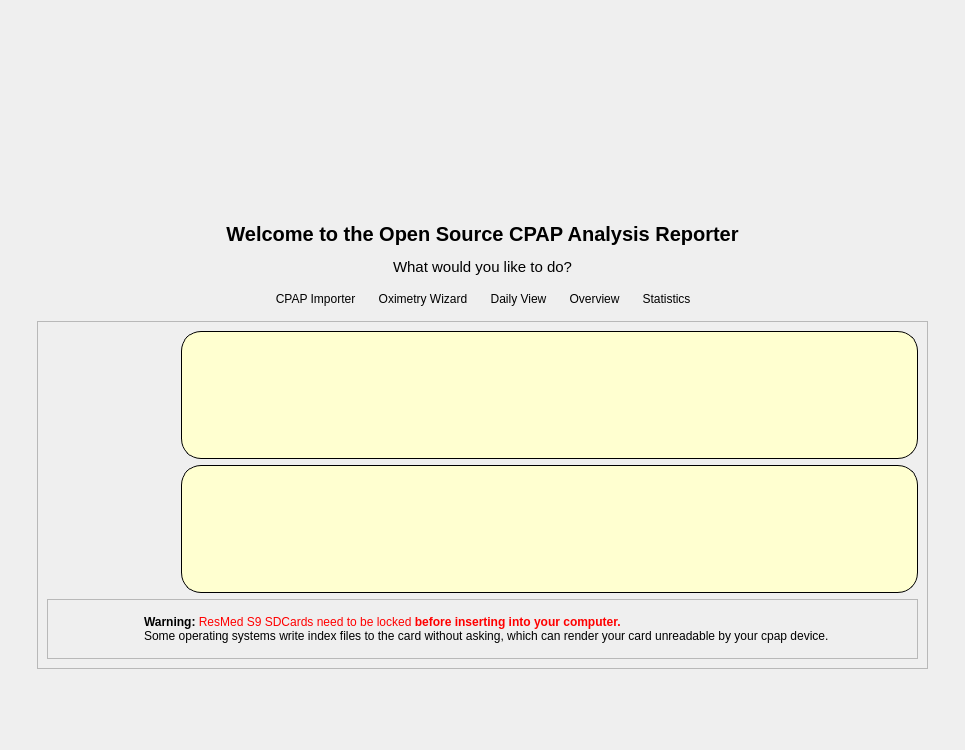
<?xml version="1.0" encoding="UTF-8"?>
<ui version="4.0">
 <class>Welcome</class>
 <widget class="QWidget" name="Welcome">
  <property name="geometry">
   <rect>
    <x>0</x>
    <y>0</y>
    <width>965</width>
    <height>750</height>
   </rect>
  </property>
  <property name="windowTitle">
   <string notr="true">Form</string>
  </property>
  <layout class="QHBoxLayout" name="horizontalLayout_5">
   <item>
    <spacer name="horizontalSpacer">
     <property name="orientation">
      <enum>Qt::Horizontal</enum>
     </property>
     <property name="sizeHint" stdset="0">
      <size>
       <width>40</width>
       <height>20</height>
      </size>
     </property>
    </spacer>
   </item>
   <item>
    <layout class="QVBoxLayout" name="verticalLayout">
     <property name="spacing">
      <number>12</number>
     </property>
     <property name="leftMargin">
      <number>0</number>
     </property>
     <property name="topMargin">
      <number>0</number>
     </property>
     <property name="rightMargin">
      <number>0</number>
     </property>
     <property name="bottomMargin">
      <number>0</number>
     </property>
     <item>
      <spacer name="verticalSpacer_2">
       <property name="orientation">
        <enum>Qt::Vertical</enum>
       </property>
       <property name="sizeHint" stdset="0">
        <size>
         <width>20</width>
         <height>40</height>
        </size>
       </property>
      </spacer>
     </item>
     <item>
      <layout class="QHBoxLayout" name="horizontalLayout_3">
       <item>
        <spacer name="horizontalSpacer_3">
         <property name="orientation">
          <enum>Qt::Horizontal</enum>
         </property>
         <property name="sizeHint" stdset="0">
          <size>
           <width>40</width>
           <height>20</height>
          </size>
         </property>
        </spacer>
       </item>
       <item>
        <widget class="QLabel" name="label">
         <property name="minimumSize">
          <size>
           <width>128</width>
           <height>128</height>
          </size>
         </property>
         <property name="maximumSize">
          <size>
           <width>128</width>
           <height>128</height>
          </size>
         </property>
         <property name="text">
          <string notr="true"/>
         </property>
         <property name="pixmap">
          <pixmap resource="Resources.qrc">:/icons/logo-lg.png</pixmap>
         </property>
         <property name="scaledContents">
          <bool>true</bool>
         </property>
         <property name="alignment">
          <set>Qt::AlignCenter</set>
         </property>
        </widget>
       </item>
       <item>
        <spacer name="horizontalSpacer_4">
         <property name="orientation">
          <enum>Qt::Horizontal</enum>
         </property>
         <property name="sizeHint" stdset="0">
          <size>
           <width>40</width>
           <height>20</height>
          </size>
         </property>
        </spacer>
       </item>
      </layout>
     </item>
     <item>
      <widget class="QLabel" name="label_2">
       <property name="font">
        <font>
         <pointsize>15</pointsize>
         <bold>true</bold>
        </font>
       </property>
       <property name="text">
        <string>Welcome to the Open Source CPAP Analysis Reporter</string>
       </property>
       <property name="alignment">
        <set>Qt::AlignCenter</set>
       </property>
      </widget>
     </item>
     <item>
      <widget class="QLabel" name="label_3">
       <property name="font">
        <font>
         <pointsize>11</pointsize>
        </font>
       </property>
       <property name="text">
        <string>What would you like to do?</string>
       </property>
       <property name="alignment">
        <set>Qt::AlignCenter</set>
       </property>
      </widget>
     </item>
     <item>
      <layout class="QHBoxLayout" name="horizontalLayout">
       <property name="spacing">
        <number>10</number>
       </property>
       <item>
        <spacer name="horizontalSpacer_5">
         <property name="orientation">
          <enum>Qt::Horizontal</enum>
         </property>
         <property name="sizeHint" stdset="0">
          <size>
           <width>40</width>
           <height>20</height>
          </size>
         </property>
        </spacer>
       </item>
       <item>
        <widget class="QToolButton" name="importButton">
         <property name="styleSheet">
          <string notr="true">QToolButton {
background: transparent;
border: 2px solid transparent; border-radius: 10px;
}

QToolButton:hover {
border: 2px solid #56789a; border-radius: 10px;
}

QToolButton:pressed {
background-color: #8080ff;
border: 2px solid #56789a; border-radius: 10px;
}</string>
         </property>
         <property name="text">
          <string>CPAP Importer</string>
         </property>
         <property name="icon">
          <iconset resource="Resources.qrc">
           <normaloff>:/icons/sdcard.png</normaloff>:/icons/sdcard.png</iconset>
         </property>
         <property name="iconSize">
          <size>
           <width>100</width>
           <height>100</height>
          </size>
         </property>
         <property name="toolButtonStyle">
          <enum>Qt::ToolButtonTextUnderIcon</enum>
         </property>
         <property name="autoRaise">
          <bool>true</bool>
         </property>
        </widget>
       </item>
       <item>
        <widget class="QToolButton" name="oximetryButton">
         <property name="styleSheet">
          <string notr="true">QToolButton {
background: transparent;
border: 2px solid transparent; border-radius: 10px;
}

QToolButton:hover {
border: 2px solid #56789a; border-radius: 10px;
}

QToolButton:pressed {
background-color: #8080ff;
border: 2px solid #56789a; border-radius: 10px;
}</string>
         </property>
         <property name="text">
          <string>Oximetry Wizard</string>
         </property>
         <property name="icon">
          <iconset resource="Resources.qrc">
           <normaloff>:/icons/cms50f.png</normaloff>:/icons/cms50f.png</iconset>
         </property>
         <property name="iconSize">
          <size>
           <width>100</width>
           <height>100</height>
          </size>
         </property>
         <property name="toolButtonStyle">
          <enum>Qt::ToolButtonTextUnderIcon</enum>
         </property>
         <property name="autoRaise">
          <bool>true</bool>
         </property>
        </widget>
       </item>
       <item>
        <widget class="QToolButton" name="dailyButton">
         <property name="styleSheet">
          <string notr="true">QToolButton {
background: transparent;
border: 2px solid transparent; border-radius: 10px;
}

QToolButton:hover {
border: 2px solid #56789a; border-radius: 10px;
}

QToolButton:pressed {
background-color: #8080ff;
border: 2px solid #56789a; border-radius: 10px;
}</string>
         </property>
         <property name="text">
          <string>Daily View</string>
         </property>
         <property name="icon">
          <iconset resource="Resources.qrc">
           <normaloff>:/icons/daily.png</normaloff>:/icons/daily.png</iconset>
         </property>
         <property name="iconSize">
          <size>
           <width>100</width>
           <height>100</height>
          </size>
         </property>
         <property name="toolButtonStyle">
          <enum>Qt::ToolButtonTextUnderIcon</enum>
         </property>
         <property name="autoRaise">
          <bool>true</bool>
         </property>
        </widget>
       </item>
       <item>
        <widget class="QToolButton" name="overviewButton">
         <property name="styleSheet">
          <string notr="true">QToolButton {
background: transparent;
border: 2px solid transparent; border-radius: 10px;
}

QToolButton:hover {
border: 2px solid #56789a; border-radius: 10px;
}

QToolButton:pressed {
background-color: #8080ff;
border: 2px solid #56789a; border-radius: 10px;
}</string>
         </property>
         <property name="text">
          <string>Overview</string>
         </property>
         <property name="icon">
          <iconset resource="Resources.qrc">
           <normaloff>:/icons/overview-page.png</normaloff>:/icons/overview-page.png</iconset>
         </property>
         <property name="iconSize">
          <size>
           <width>100</width>
           <height>100</height>
          </size>
         </property>
         <property name="toolButtonStyle">
          <enum>Qt::ToolButtonTextUnderIcon</enum>
         </property>
         <property name="autoRaise">
          <bool>true</bool>
         </property>
        </widget>
       </item>
       <item>
        <widget class="QToolButton" name="statisticsButton">
         <property name="styleSheet">
          <string notr="true">QToolButton {
background: transparent;
border: 2px solid transparent; border-radius: 10px;
}

QToolButton:hover {
border: 2px solid #56789a; border-radius: 10px;
}

QToolButton:pressed {
background-color: #8080ff;
border: 2px solid #56789a; border-radius: 10px;
}</string>
         </property>
         <property name="text">
          <string>Statistics</string>
         </property>
         <property name="icon">
          <iconset resource="Resources.qrc">
           <normaloff>:/icons/statistics.png</normaloff>:/icons/statistics.png</iconset>
         </property>
         <property name="iconSize">
          <size>
           <width>100</width>
           <height>100</height>
          </size>
         </property>
         <property name="toolButtonStyle">
          <enum>Qt::ToolButtonTextUnderIcon</enum>
         </property>
         <property name="autoRaise">
          <bool>true</bool>
         </property>
        </widget>
       </item>
       <item>
        <spacer name="horizontalSpacer_6">
         <property name="orientation">
          <enum>Qt::Horizontal</enum>
         </property>
         <property name="sizeHint" stdset="0">
          <size>
           <width>40</width>
           <height>20</height>
          </size>
         </property>
        </spacer>
       </item>
      </layout>
     </item>
     <item>
      <widget class="QFrame" name="frame">
       <property name="frameShape">
        <enum>QFrame::StyledPanel</enum>
       </property>
       <property name="frameShadow">
        <enum>QFrame::Raised</enum>
       </property>
       <property name="lineWidth">
        <number>2</number>
       </property>
       <layout class="QVBoxLayout" name="verticalLayout_2">
        <item>
         <layout class="QHBoxLayout" name="horizontalLayout_2">
          <item>
           <widget class="QLabel" name="cpapIcon">
            <property name="sizePolicy">
             <sizepolicy hsizetype="Fixed" vsizetype="Fixed">
              <horstretch>0</horstretch>
              <verstretch>0</verstretch>
             </sizepolicy>
            </property>
            <property name="minimumSize">
             <size>
              <width>128</width>
              <height>128</height>
             </size>
            </property>
            <property name="maximumSize">
             <size>
              <width>128</width>
              <height>128</height>
             </size>
            </property>
            <property name="text">
             <string notr="true"/>
            </property>
            <property name="pixmap">
             <pixmap resource="Resources.qrc">:/icons/mask.png</pixmap>
            </property>
            <property name="scaledContents">
             <bool>true</bool>
            </property>
           </widget>
          </item>
          <item>
           <widget class="QFrame" name="cpapInfoFrame">
            <property name="sizePolicy">
             <sizepolicy hsizetype="Minimum" vsizetype="MinimumExpanding">
              <horstretch>0</horstretch>
              <verstretch>1</verstretch>
             </sizepolicy>
            </property>
            <property name="styleSheet">
             <string notr="true">border: 1px solid; border-radius: 20px; background-color: #ffffd0;</string>
            </property>
            <property name="frameShape">
             <enum>QFrame::NoFrame</enum>
            </property>
            <layout class="QVBoxLayout" name="cpapInfoLayout">
             <property name="spacing">
              <number>0</number>
             </property>
             <property name="leftMargin">
              <number>8</number>
             </property>
             <property name="topMargin">
              <number>8</number>
             </property>
             <property name="rightMargin">
              <number>8</number>
             </property>
             <property name="bottomMargin">
              <number>8</number>
             </property>
             <item>
              <widget class="QTextBrowser" name="cpapInfo">
               <property name="font">
                <font>
                 <pointsize>10</pointsize>
                </font>
               </property>
               <property name="styleSheet">
                <string notr="true">border: none; background: transparent;</string>
               </property>
               <property name="verticalScrollBarPolicy">
                <enum>Qt::ScrollBarAlwaysOff</enum>
               </property>
               <property name="horizontalScrollBarPolicy">
                <enum>Qt::ScrollBarAlwaysOff</enum>
               </property>
               <property name="sizeAdjustPolicy">
                <enum>QAbstractScrollArea::AdjustToContents</enum>
               </property>
               <property name="html">
                <string notr="true">&lt;!DOCTYPE HTML PUBLIC &quot;-//W3C//DTD HTML 4.0//EN&quot; &quot;http://www.w3.org/TR/REC-html40/strict.dtd&quot;&gt;
&lt;html&gt;&lt;head&gt;&lt;meta name=&quot;qrichtext&quot; content=&quot;1&quot; /&gt;&lt;meta charset=&quot;utf-8&quot; /&gt;&lt;style type=&quot;text/css&quot;&gt;
p, li { white-space: pre-wrap; }
&lt;/style&gt;&lt;/head&gt;&lt;body style=&quot; font-family:'Segoe UI'; font-size:10pt; font-weight:400; font-style:normal;&quot;&gt;
&lt;p style=&quot;-qt-paragraph-type:empty; margin-top:0px; margin-bottom:0px; margin-left:0px; margin-right:0px; -qt-block-indent:0; text-indent:0px; font-family:'MS Shell Dlg 2'; font-size:8.25pt;&quot;&gt;&lt;br /&gt;&lt;/p&gt;&lt;/body&gt;&lt;/html&gt;</string>
               </property>
              </widget>
             </item>
            </layout>
           </widget>
          </item>
         </layout>
        </item>
        <item>
         <layout class="QHBoxLayout" name="horizontalLayout_4">
          <item>
           <widget class="QLabel" name="oxiIcon">
            <property name="sizePolicy">
             <sizepolicy hsizetype="Fixed" vsizetype="Fixed">
              <horstretch>0</horstretch>
              <verstretch>0</verstretch>
             </sizepolicy>
            </property>
            <property name="minimumSize">
             <size>
              <width>128</width>
              <height>128</height>
             </size>
            </property>
            <property name="maximumSize">
             <size>
              <width>128</width>
              <height>128</height>
             </size>
            </property>
            <property name="text">
             <string notr="true"/>
            </property>
            <property name="pixmap">
             <pixmap resource="Resources.qrc">:/icons/oximeter.png</pixmap>
            </property>
            <property name="scaledContents">
             <bool>true</bool>
            </property>
            <property name="alignment">
             <set>Qt::AlignLeading|Qt::AlignLeft|Qt::AlignVCenter</set>
            </property>
           </widget>
          </item>
          <item>
           <widget class="QFrame" name="oxiInfoFrame">
            <property name="sizePolicy">
             <sizepolicy hsizetype="Minimum" vsizetype="MinimumExpanding">
              <horstretch>0</horstretch>
              <verstretch>1</verstretch>
             </sizepolicy>
            </property>
            <property name="styleSheet">
             <string notr="true">border: 1px solid; border-radius: 20px; background-color: #ffffd0;</string>
            </property>
            <property name="frameShape">
             <enum>QFrame::NoFrame</enum>
            </property>
            <layout class="QVBoxLayout" name="oxiInfoLayout">
             <property name="spacing">
              <number>0</number>
             </property>
             <property name="leftMargin">
              <number>8</number>
             </property>
             <property name="topMargin">
              <number>8</number>
             </property>
             <property name="rightMargin">
              <number>8</number>
             </property>
             <property name="bottomMargin">
              <number>8</number>
             </property>
             <item>
              <widget class="QTextBrowser" name="oxiInfo">
               <property name="font">
                <font>
                 <pointsize>10</pointsize>
                </font>
               </property>
               <property name="styleSheet">
                <string notr="true">border: none; background: transparent;</string>
               </property>
               <property name="sizeAdjustPolicy">
                <enum>QAbstractScrollArea::AdjustToContents</enum>
               </property>
              </widget>
             </item>
            </layout>
           </widget>
          </item>
         </layout>
        </item>
        <item>
         <widget class="QFrame" name="S9Warning">
          <property name="frameShape">
           <enum>QFrame::StyledPanel</enum>
          </property>
          <property name="frameShadow">
           <enum>QFrame::Raised</enum>
          </property>
          <layout class="QHBoxLayout" name="horizontalLayout_6">
           <item>
            <spacer name="horizontalSpacer_7">
             <property name="orientation">
              <enum>Qt::Horizontal</enum>
             </property>
             <property name="sizeHint" stdset="0">
              <size>
               <width>40</width>
               <height>20</height>
              </size>
             </property>
            </spacer>
           </item>
           <item>
            <widget class="QLabel" name="label_5">
             <property name="sizePolicy">
              <sizepolicy hsizetype="Fixed" vsizetype="Fixed">
               <horstretch>0</horstretch>
               <verstretch>0</verstretch>
              </sizepolicy>
             </property>
             <property name="minimumSize">
              <size>
               <width>40</width>
               <height>40</height>
              </size>
             </property>
             <property name="maximumSize">
              <size>
               <width>40</width>
               <height>40</height>
              </size>
             </property>
             <property name="text">
              <string/>
             </property>
             <property name="pixmap">
              <pixmap resource="Resources.qrc">:/icons/sdcard-lock.png</pixmap>
             </property>
             <property name="scaledContents">
              <bool>true</bool>
             </property>
            </widget>
           </item>
           <item>
            <widget class="QLabel" name="label_6">
             <property name="text">
              <string>&lt;span style=&quot; font-weight:600;&quot;&gt;Warning: &lt;/span&gt;&lt;span style=&quot; color:#ff0000;&quot;&gt;ResMed S9 SDCards need to be locked &lt;/span&gt;&lt;span style=&quot; font-weight:600; color:#ff0000;&quot;&gt;before inserting into your computer.&amp;nbsp;&amp;nbsp;&amp;nbsp;&lt;/span&gt;&lt;span style=&quot; color:#000000;&quot;&gt;&lt;br&gt;Some operating systems write index files to the card without asking, which can render your card unreadable by your cpap device.&lt;/span&gt;&lt;/p&gt;&lt;/body&gt;&lt;/html&gt;</string>
             </property>
             <property name="wordWrap">
              <bool>false</bool>
             </property>
             <property name="margin">
              <number>0</number>
             </property>
             <property name="indent">
              <number>8</number>
             </property>
            </widget>
           </item>
           <item>
            <widget class="QLabel" name="label_4">
             <property name="sizePolicy">
              <sizepolicy hsizetype="Fixed" vsizetype="Fixed">
               <horstretch>0</horstretch>
               <verstretch>0</verstretch>
              </sizepolicy>
             </property>
             <property name="minimumSize">
              <size>
               <width>40</width>
               <height>40</height>
              </size>
             </property>
             <property name="maximumSize">
              <size>
               <width>40</width>
               <height>40</height>
              </size>
             </property>
             <property name="text">
              <string notr="true"/>
             </property>
             <property name="pixmap">
              <pixmap resource="Resources.qrc">:/icons/sdcard-lock.png</pixmap>
             </property>
             <property name="scaledContents">
              <bool>true</bool>
             </property>
             <property name="alignment">
              <set>Qt::AlignLeading|Qt::AlignLeft|Qt::AlignVCenter</set>
             </property>
             <property name="indent">
              <number>-1</number>
             </property>
            </widget>
           </item>
           <item>
            <spacer name="horizontalSpacer_8">
             <property name="orientation">
              <enum>Qt::Horizontal</enum>
             </property>
             <property name="sizeHint" stdset="0">
              <size>
               <width>40</width>
               <height>20</height>
              </size>
             </property>
            </spacer>
           </item>
          </layout>
         </widget>
        </item>
       </layout>
      </widget>
     </item>
     <item>
      <spacer name="verticalSpacer">
       <property name="orientation">
        <enum>Qt::Vertical</enum>
       </property>
       <property name="sizeHint" stdset="0">
        <size>
         <width>20</width>
         <height>40</height>
        </size>
       </property>
      </spacer>
     </item>
    </layout>
   </item>
   <item>
    <spacer name="horizontalSpacer_2">
     <property name="orientation">
      <enum>Qt::Horizontal</enum>
     </property>
     <property name="sizeHint" stdset="0">
      <size>
       <width>40</width>
       <height>20</height>
      </size>
     </property>
    </spacer>
   </item>
  </layout>
 </widget>
 <resources>
  <include location="Resources.qrc"/>
 </resources>
 <connections/>
</ui>
